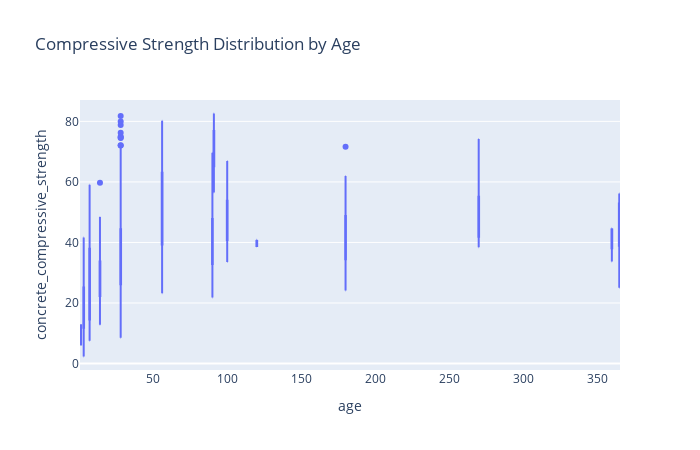

Notebook code cell kept with this figure:
### Markdown cell above
### 3. boxplot - strenth vs age

### Code cell
fig = px.box(data, x='age', y='concrete_compressive_strength',
             title="Compressive Strength Distribution by Age",
             width=700, height=450)
fig.show()

### Figure 1 — Plotly figure (JSON) as saved in the notebook; plotly's stock layout.template omitted (floating-point values rounded to 4 significant figures; data arrays with more than 128 entries replaced by an {"elided": "..."} marker saying what was removed)
{"data": [{"alignmentgroup": "True", "hovertemplate": "age=%{x}<br>concrete_compressive_strength=%{y}<extra></extra>", "legendgroup": "", "marker": {"color": "#636efa"}, "name": "", "notched": false, "offsetgroup": "", "orientation": "v", "showlegend": false, "type": "box", "x": {"elided": "1030 int values"}, "x0": " ", "xaxis": "x", "y": {"elided": "1030 float values"}, "y0": " ", "yaxis": "y"}], "layout": {"boxmode": "group", "height": 450, "legend": {"tracegroupgap": 0}, "title": {"text": "Compressive Strength Distribution by Age"}, "width": 700, "xaxis": {"anchor": "y", "domain": [0, 1], "title": {"text": "age"}}, "yaxis": {"anchor": "x", "domain": [0, 1], "title": {"text": "concrete_compressive_strength"}}}}
